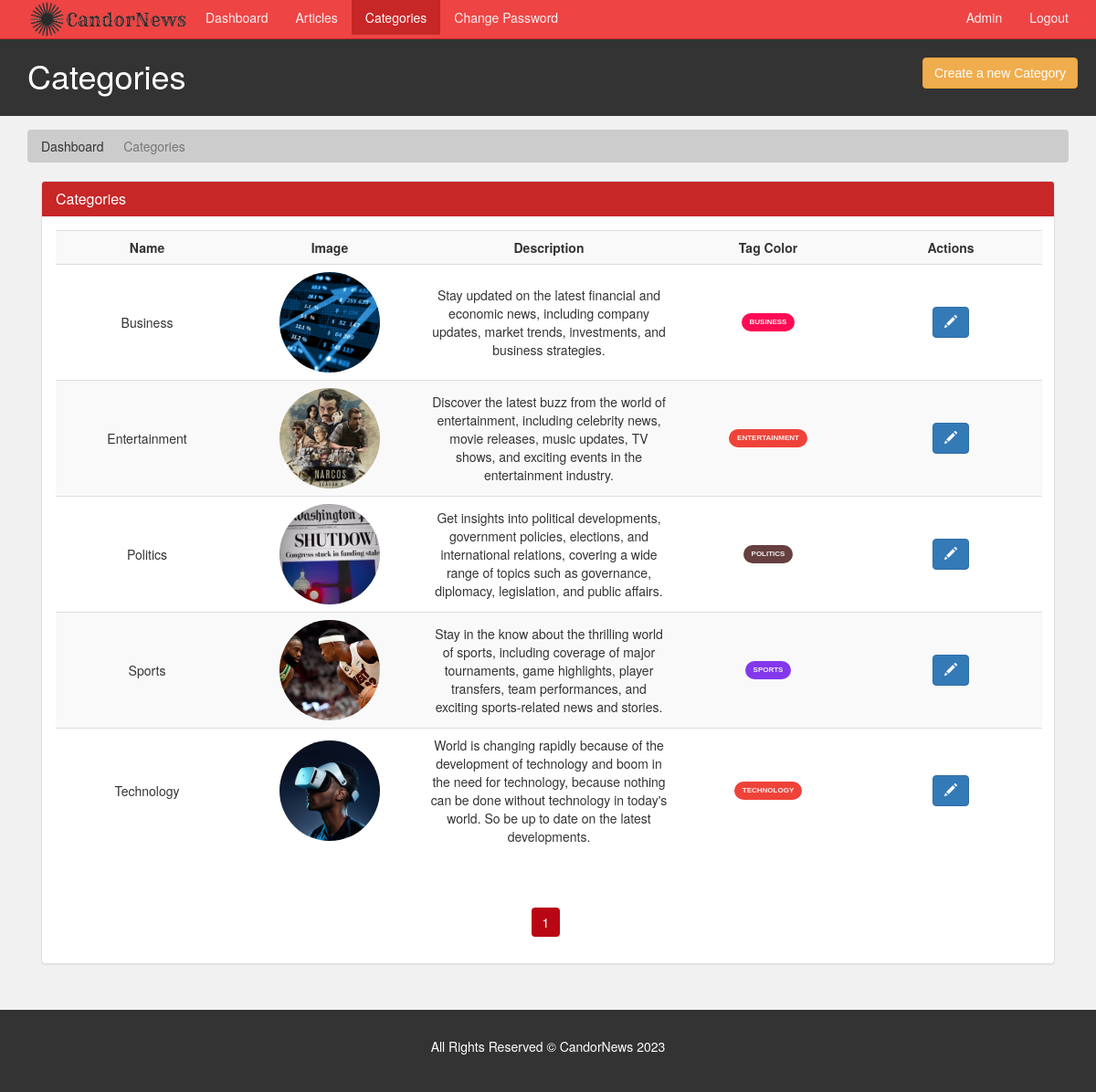
Screenshot of /admin/categories.php (signed in) with the database file from the repository.
### tables this page shows
CREATE TABLE `category` (
  `category_id` int(11) NOT NULL,
  `category_name` varchar(45) NOT NULL,
  `category_color` varchar(35) NOT NULL,
  `category_image` varchar(250) NOT NULL,
  `category_description` varchar(350) NOT NULL
);

### admin/categories.php (the view, shortened to what this page needs)
<?php
  require('./includes/nav.inc.php');
?>
<section id="breadcrumb">
  <div class="container">
    <ol class="breadcrumb">
      <li><a href="./index.php">Dashboard</a></li>
      <li class="active">Categories</li>
    </ol>
  </div>
</section>
<section id="main">
  <div class="container">
    <div class="col-md-12">
      <?php
        $limit = 5;
        if(isset($_GET['page'])) {
          $page = $_GET['page'];
        }else {
          $page = 1;
        }
        $offset = ($page - 1) * $limit;
        $sql = "SELECT *
                FROM category
                ORDER BY category_name ASC
                LIMIT {$offset},{$limit}";
        $result = mysqli_query($con,$sql);
        $row = mysqli_num_rows($result);
      ?>
      <div class="panel panel-default">
        <div class="panel-heading main-color-bg">
          <h3 class="panel-title">Categories</h3>
        </div>
        <div class="panel-body">
          <table class="table table-striped table-hover article-list">
            <tr>
              <th style="min-width: 80px; text-align:center">Name</th>
              <th style="min-width: 100px">Image</th>
              <th style="min-width: 280px">Description</th>
              <th style="min-width: 20px">Tag Color</th>
              <th style="min-width: 20px">Actions</th>
            </tr>
            <?php
                if($row > 0) {
                  while($data = mysqli_fetch_assoc($result)) {
                    $category_name = $data['category_name'];
                    $category_id = $data['category_id'];
                    $category_desc = $data['category_description'];
                    $category_image = $data['category_image'];
                    $category_color = $data['category_color'];
                    echo '
                      <tr>
                        <td style="text-align:center;">
                          '.$category_name.'
                        </td>
                        <td>
                          <img src="../assets/images/category/'.$category_image.'" />
                        </td>
                        <td>
                          '.$category_desc.'
                        </td>
                        <td>
                          <div class="tag '.$category_color.'">'.$category_name.'</div>
                        </td>
                        <td>
                          <a class="btn btn-primary" href="./edit-category.php?id='.$category_id.'">
                            <span class="glyphicon glyphicon-pencil"></span>
                          </a>
                        </td>
                      </tr>
                    ';
                  }
                }
              ?>
          </table>
        </div>
        <div class="text-center">
          <ul class="pagination pg-red">
            <?php
              $paginationQuery = "SELECT * FROM category";
              $paginationResult = mysqli_query($con, $paginationQuery);
              if(mysqli_num_rows($paginationResult) > 0) {
                $total_categories = mysqli_num_rows($paginationResult);
                $total_page = ceil($total_categories / $limit);
                for($i = 1; $i <= $total_page; $i++) {
                  $active = "";
                  if($i == $page) {
                    $active = "active";
                  }
                  echo '<li class="page-item '.$active.'"><a href="./categories.php?page='.$i.'" class="page-link">'.$i.'</a></li>';
                }
              }
            ?>
          </ul>
        </div>
      </div>
    </div>
  </div>
</section>
<?php
  require('./includes/footer.inc.php')
?>

### assets/css/partials/4-component.css (style rules this page uses)
.container { width: 100%; padding-right: 15px; padding-left: 15px; margin-right: auto; margin-left: auto; }
.tag { display: inline-block; font-family: var(--ff-nunito); font-size: var(--ts-sml); font-weight: 800; text-transform: uppercase; color: var(--light-color); padding: 0.4rem 0.9rem; border-radius: 14px; margin-bottom: 0.5rem; }
.tag-pink { background: var(--tag-pink-color); }
.tag-orange { background: var(--tag-orange-color); }
.tag-purple { background: var(--tag-purple-color); }
.tag-brown { background: var(--tag-brown-color); }
.btn { display: inline-block; border: none; background: var(--dark-color); color: #fff; text-decoration: none; font-family: var(--ff-nunito); padding: 0.5rem 0.75rem; border-radius: var(--border-radius); transition: all 200ms ease-in-out; }
.btn-primary { background: var(--primary-color); }
.pagination { display: inline-block; }
.pagination a { float: left; padding: 8px 16px; margin: 2px; transition: all 200ms ease-in-out; }

### assets/css/admin/style.css (style rules this page uses)
body { background: var(--light-color); }
.main-color-bg { background-color: var(--primary-color) !important; border-color: var(--primary-color) !important; color: #ffffff !important; }
.breadcrumb { background: #cccccc; color: #333333; }
.breadcrumb a { color: #333333; }
.article-list td img { border-radius: 50%; object-fit: cover; height: 11rem; text-align: left; width: 11rem; }
.article-list td:not(:first-child), .article-list th:not(:first-child) { text-align: center; }
.article-list th, .article-list td { min-width: 200px; vertical-align: middle !important; }
.pagination > li > a, .pagination > li > span { border-radius: var(--border-radius); margin: 5px; border: none; color: var(--dark-color); cursor: pointer; }
.pagination > .active > a, .pagination > .active > a:focus, .pagination > .active > a:hover, .pagination > .active > span, .pagination > .active > span:focus, .pagination > .active > span:hover { z-index: 3; color: #fff; cursor: default; background-color: var(--active-color); border-color: none; }
#main { min-height: 57.2vh; }

### assets/css/partials/1-variables.css (style rules this page uses)
:root { --primary-color: #c72727; --secondary-color: #f99500; --light-color: #f1f1f1; --dark-color: #50514f; --black-color: #333333; --tag-trend-color: #fa163f; --tag-yellow-color: #ffbe0b; --tag-purple-color: #8338ec; --tag-blue-color: #3a86ff; --tag-green-color: #00ff73; --tag-orange-color: #ef4339; --tag-pink-color: #ff0a54; --tag-brown-color: #663f3f; --hover-color: #ee4444; --active-color: #b90615; --ts-vs: 0.56rem; --ts-sml: 0.8rem; --ts-md: 1.1rem; --ts-lg: 1.25rem; --hs-vs: 1.3rem; --hs-sml: 2rem; --hs-md: 2.5rem; --hs-lg: 3rem; --ff-monts: "Montserrat", sans-serif; --ff-nunito: "Nunito Sans", sans-serif; --ff-noto: "Noto Serif", serif; --ff-robo: "Roboto", sans-serif; --border-radius: 5px; }

### rows the page displays
category: category_name "Business", category_image (picture), category_description "Stay updated on the latest financial and economic news, including company updates, market trends, investments, and business strategies.", category_name "BUSINESS"
category: category_name "Entertainment", category_image (picture), category_description "Discover the latest buzz from the world of entertainment, including celebrity news, movie releases, music updates, TV shows, and exciting events in the entertainment industry.", category_name "ENTERTAINMENT"
category: category_name "Politics", category_image (picture), category_description "Get insights into political developments, government policies, elections, and international relations, covering a wide range of topics such as governance, diplomacy, legislation, and public affairs.", category_name "POLITICS"
category: category_name "Sports", category_image (picture), category_description "Stay in the know about the thrilling world of sports, including coverage of major tournaments, game highlights, player transfers, team performances, and exciting sports-related news and stories.", category_name "SPORTS"
category: category_name "Technology", category_image (picture), category_description "World is changing rapidly because of the development of technology and boom in the need for technology, because nothing can be done without technology in today's world. So be up to date on the latest developments.", category_name "TECHNOLOGY"

### other values shown
$admin_name "Admin"
$page_title "Categories"
